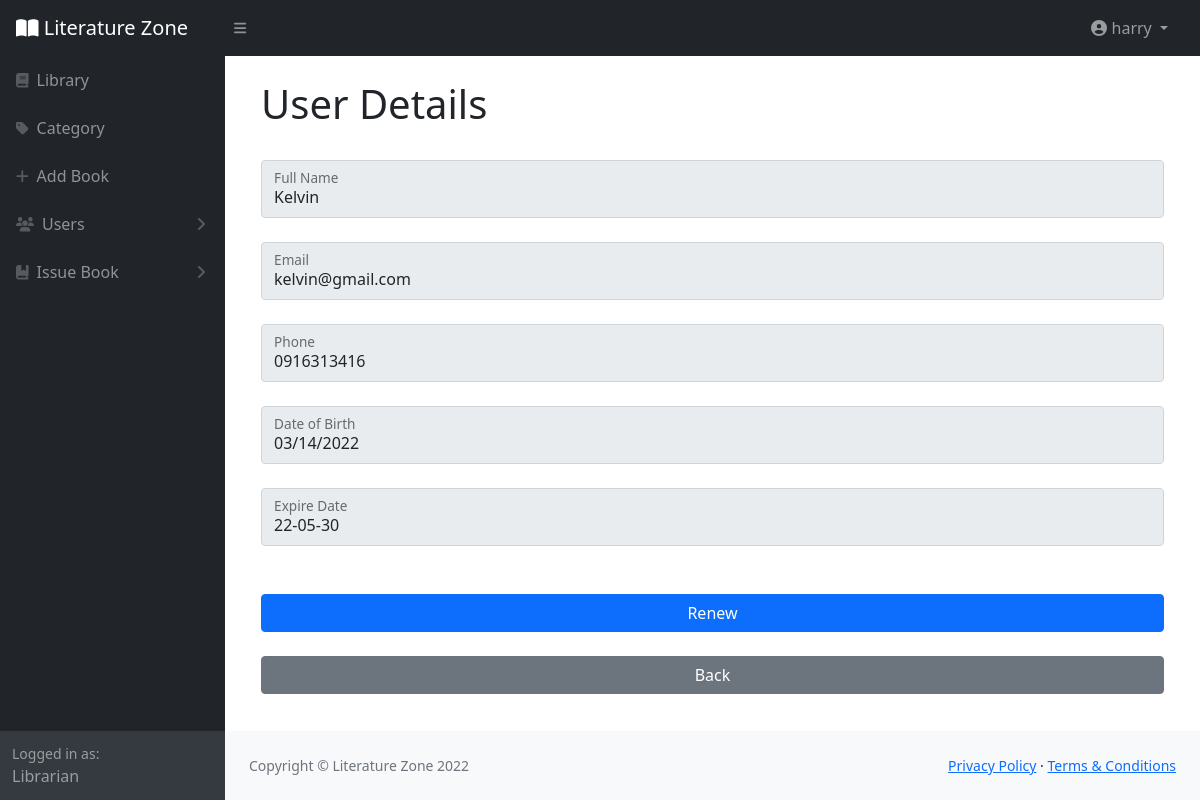
The page /Subscription.php?UserID=2 (signed in) on the database its author committed.
### tables this page shows
CREATE TABLE `user` (
  `UserID` int(11) NOT NULL,
  `FullName` varchar(200) NOT NULL,
  `Username` varchar(30) NOT NULL,
  `Password` varchar(25) NOT NULL,
  `RoleID` int(11) NOT NULL,
  `Email` varchar(40) NOT NULL,
  `Phone` varchar(25) NOT NULL,
  `DateOfBirth` date NOT NULL,
  `RegDate` timestamp NOT NULL DEFAULT current_timestamp() ON UPDATE current_timestamp()
);

### Subscription.php (the view, shortened to what this page needs)
<?php
    include("connect.php");
    $UserID=$_GET['UserID'];
    $select="SELECT * FROM user
            WHERE UserID='$UserID'";
    $result=mysqli_query($connect,$select);
    $callvalue=mysqli_fetch_assoc($result);
?>
<!DOCTYPE html>
<html lang="en">
    <head>
        <link href="https://cdn.jsdelivr.net/npm/simple-datatables@latest/dist/style.css" rel="stylesheet" />
        <link href="css/styles.css" rel="stylesheet" />
        <link rel="stylesheet" type="text/css" href="css/all.min.css">
    </head>
    <body class="sb-nav-fixed">
        <?php include("LibrarianHeader.php");?>
        <?php include("LibrarianSidebar.php") ?>
            <div id="layoutSidenav_content">
                <main>
                    <div class="container-fluid px-4">
                    	<div class="container">
                    	<form action="" method="POST">
                        <h1 class="mt-4">User Details</h1><br>
                        <div class="form-floating mb-3 mb-md-0">
                        	<input type="text" class="form-control" name="fullname" placeholder="fullname" value="<?= $callvalue['FullName'] ?>" disabled>
                                                        <label for="Category">Full Name</label>
                                                    </div><br>
                                                    <div class="form-floating mb-3 mb-md-0">
                                                    	<input type="Email" class="form-control" name="email" placeholder="email" value="<?= $callvalue['Email'] ?>" disabled>
                                                        <label for="Category">Email</label>
                                                    </div><br>
                                                    <div class="form-floating mb-3 mb-md-0">
                                                    	<input type="number" class="form-control" name="phone" placeholder="phone" value="<?= $callvalue['Phone'] ?>" disabled>
                                                        <label for="Category">Phone</label>
                                                    </div><br>
                                                    <div class="form-floating mb-3 mb-md-0">
                                                    	<input type="date" class="form-control" name="dob" placeholder="dob" value="<?= $callvalue['DateOfBirth'] ?>" disabled>
                                                        <label for="Category">Date of Birth</label>
                                                    </div><br>
                                                    <div class="form-floating mb-3 mb-md-0">
                                                        <input type="text" class="form-control" placeholder="dob" disabled value="<?php $Expiredate = date('y-m-d',strtotime('+30 days',strtotime($callvalue["RegDate"]))); echo $Expiredate; ?>
">
                                                        <label for="Category">Expire Date</label>
                                                    </div>
                                                    <div class="form-floating mb-3 mb-md-0">
                                                        <br>
                                                    </div>
                                                    <div class="mt-4 mb-0">
                                                <div class="d-grid">
                                                    <input type="submit" class="btn btn-primary" name="renew" value="Renew"><br>
                                                    <input type="submit" class="btn btn-secondary btn-block" name="back" value="Back">
                                            </div>
                                            </div></form>
                        </div>
                </main>
                <?php include("Footer.php"); ?>
            </div>
        </div>
    </body>
</html>

### rows shown on the page
user: fullname "Kelvin", email "kelvin@gmail.com", phone "0916313416", dob "03/14/2022", RegDate "22-05-30"

### other values the page prints
$_SESSION["Username"] "harry"
